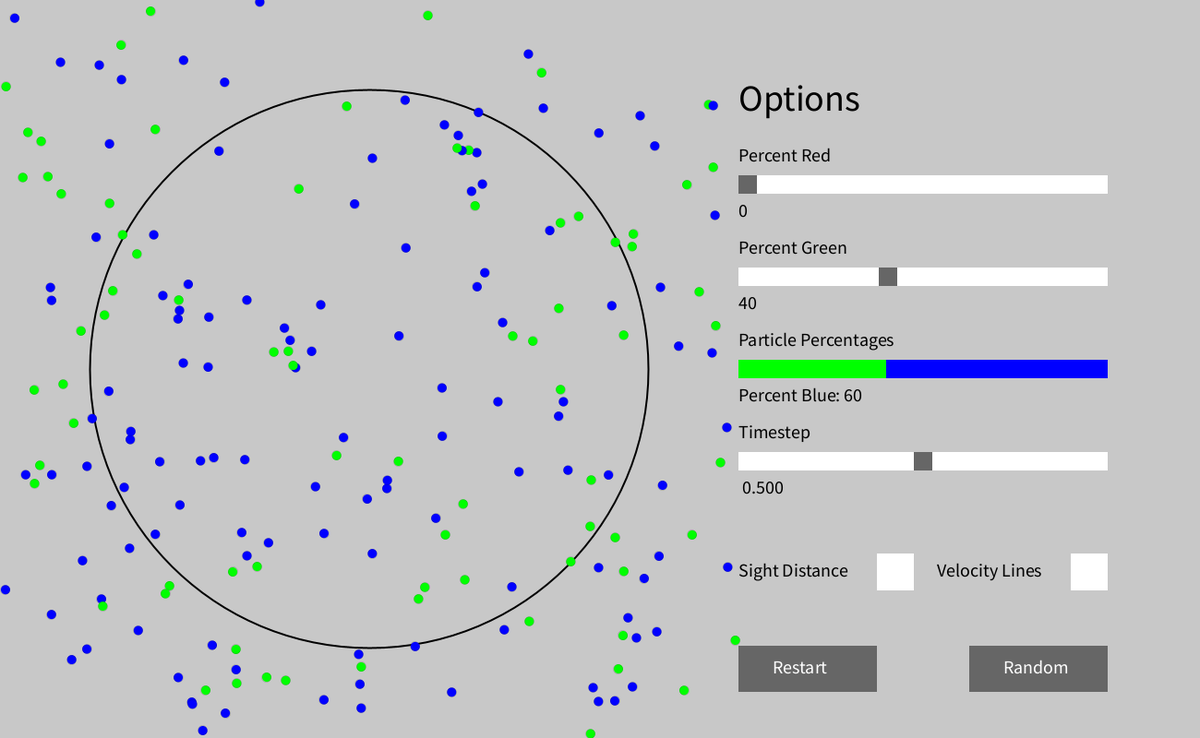
Frame 1 (no input)
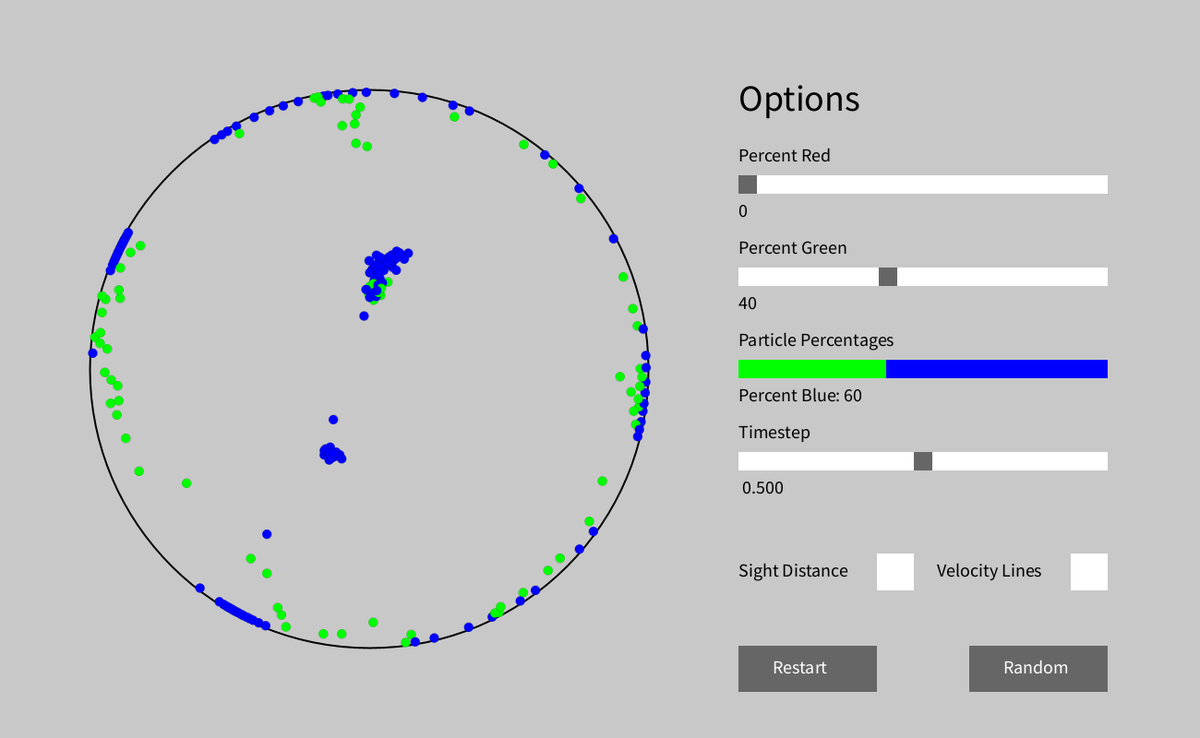
Frame 60 (the mouse pressed at the canvas centre just before this capture)
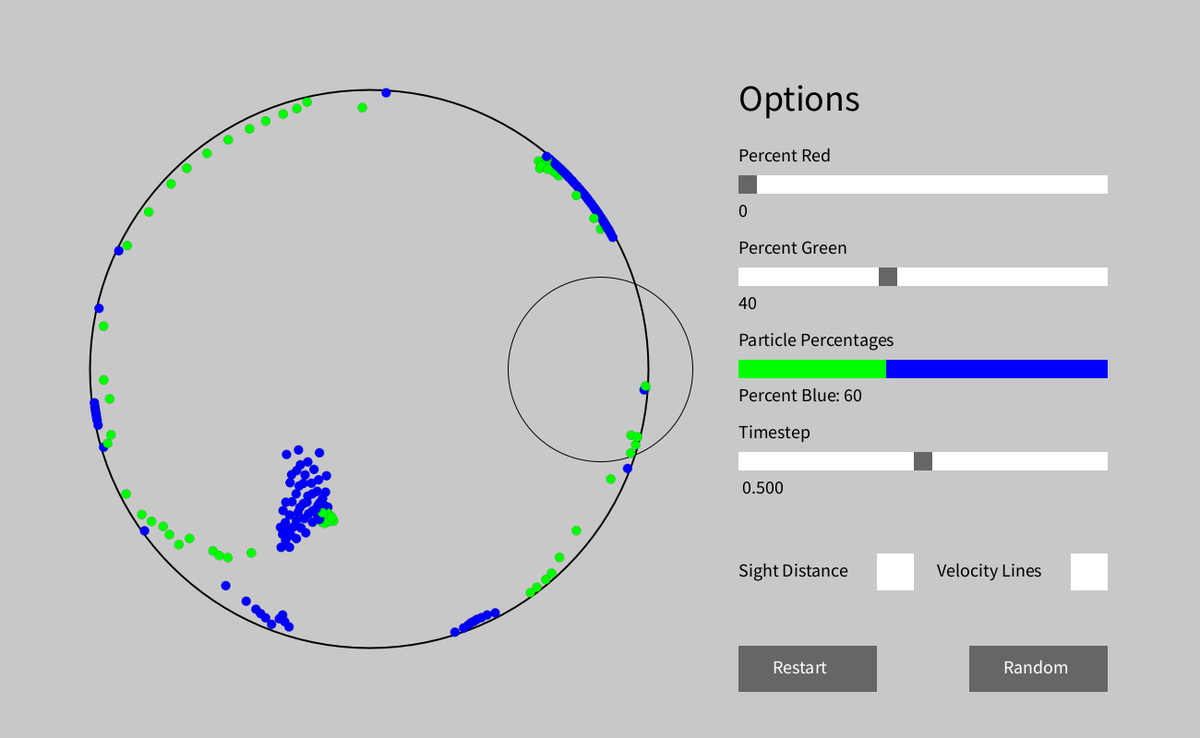
Frame 120 (the mouse held since frame 60 and released just before this capture)

The Processing sketch that drew these frames (run headless with seeded random() and noise(); from frame 60 on, the mouse is pressed at the canvas centre):

// Processing sketch: particle_life
// ── particle_life.pde
class Particle {
  //Three types, red - 0, green - 1, blue - 2
  public int pType;
  public PVector position;
  public int m;
  public PVector v;
  
  //For testing only
  public PVector a;
  
  public Particle(int particleType, PVector pos, int mass, PVector velocity) {
    pType = particleType;
    position = pos;
    m = mass;
    v = velocity;
  }
}

//Input
boolean mouseHeld = false;
//float mouseWheel = 0;
float timeStep = 0.75;
boolean circles = false;
boolean velocityLines = false;
boolean forceLines = false;
boolean sideWrap = false;

boolean restart = false;
boolean random = false;

//Particle stuff
int numParticles = 200;
Particle[] particleList = new Particle[numParticles];

//Negative is attract, positive is repel
//                 r   g  b
float[] rForces = {-1, -1, 2};
float[] gForces = {-1, 2, -5};
float[] bForces = {15, 15, -5};
float[][] forces = {rForces, gForces, bForces};

int oldTime;
float frictionCoefficient = 0.15;
int particleRadius = 5;
int sightDist = 200;

int padding = 50;

int centerX = 50;
int centerY = 50;
int circleRadius = 300;

//Cool combo: 0r 40g 60b
// 40r 40g 20b

//Percent of particles
int percentRed = 0;
int percentGreen = 40;
int percentBlue = 100 - percentRed - percentGreen;

final int INTERFACE_X = 750;
final int MOUSE_CIRCLE_RADIUS = 200;

HScrollbar hs1 = new HScrollbar(800, 200, 400, 20, 3);
HScrollbar hs2 = new HScrollbar(800, 300, 400, 20, 3);
HScrollbar hs3 = new HScrollbar(800, 500, 400, 20, 3);
Button b1 = new Button(800, 700, 150, 50);
Button b2 = new Button(1050, 700, 150, 50);
Checkbox c1 = new Checkbox(950, 600, 40, 40);
Checkbox c2 = new Checkbox(1160, 600, 40, 40);

void setup() {
  size(1300, 800);
  centerX = 400;
  centerY = height / 2;
  strokeWeight(0);
  textSize(20);
  oldTime = millis();
  RandomizeParticles();
  hs1.setNormalPos((float) percentRed / 100f);
  hs2.setNormalPos((float) percentGreen / 100f);
}

//hs: HScrollbar, s: text above, per: percentage text below
void TextHScrollbar(HScrollbar hs, String s, float per, boolean isPerInt) {
  textSize(20);
  text(s, hs.xpos, hs.ypos - 15);
  hs.update();
  hs.display();
  fill(0, 0, 0);
  if (isPerInt) {
    text((int)per, hs.xpos, hs.ypos + 45);
  }
  else {
    text(per, hs.xpos, hs.ypos + 45);
  }
}

void DrawPartDist(int xPos, int yPos, int barWidth, int barHeight, String title, 
                  String subtitle, int perRed, int perGreen, int perBlue) {
  text(title, xPos, yPos - 25);
  int tempRedLength = barWidth * perRed / 100;
  int tempGreenLength = barWidth * perGreen / 100;
  fill(255, 0, 0);
  rect(xPos, yPos - 10, tempRedLength, barHeight);
  fill(0, 255, 0);
  rect(xPos + tempRedLength, yPos - 10, tempGreenLength, barHeight);
  fill(0, 0, 255);
  rect(xPos + tempRedLength + tempGreenLength, yPos - 10, barWidth * perBlue / 100, barHeight);
  fill(0, 0, 0);
  text(subtitle, xPos, yPos + 35);
}

void TextButton(Button b, String s) {
  b.update();
  b.display();
  fill(255, 255, 255);
  text(s, b.rectX + 37, b.rectY + 30);
}

void TextCheckbox(Checkbox c, String s, int xOffset) {
  fill(0, 0, 0);
  text(s, c.rectX - xOffset, c.rectY + 25);
  c.update();
  c.display();
}

void draw() {
  background(200, 200, 200);
  fill(0, 0, 0);
  //text("Timestep: " + nf(timeStep, 1, 2) + ";  %red: " + percentRed + ";  %green: " +percentGreen + ";  %blue: " + percentBlue, 5, 30);
  textSize(40);
  text("Options", 800, 120);
  
  percentRed = (int) (hs1.normalPos * 100 + 0.5);
  TextHScrollbar(hs1, "Percent Red", percentRed, true);
  
  if (hs2.normalPos > 1f - hs1.normalPos) {
    hs2.setPos(hs2.sposMin + (1f - hs1.normalPos) * (hs2.sposMax - hs2.sposMin));
  }
  percentGreen = (int) (hs2.normalPos * 100 + 0.5);
  TextHScrollbar(hs2, "Percent Green", percentGreen, true);
  
  percentBlue = 100 - percentRed - percentGreen;
  DrawPartDist(800, 400, 400, 20, "Particle Percentages", 
              "Percent Blue: " + percentBlue, percentRed, percentGreen, percentBlue);
  
  timeStep = hs3.normalPos;
  TextHScrollbar(hs3, "Timestep", timeStep, false);
  
  TextButton(b1, "Restart");
  TextButton(b2, "Random");
  
  TextCheckbox(c1, "Sight Distance", 150);
  TextCheckbox(c2, "Velocity Lines", 145);
  
  stroke(0, 0, 0);
  fill(0, 0, 0);
  
  if (random) {
    random = false;
    restart = true;
    percentRed = (int) random(0, 100);
    percentGreen = (int) random(0, 100 - percentRed);
    percentBlue = 100 - percentRed - percentGreen;
    hs1.setNormalPos((float) percentRed / 100f);
    hs2.setNormalPos((float) percentGreen / 100f);
  }
  
  if (restart) {
    restart = false;
    RandomizeParticles();
  }
  
  //Draw circle when clicking with mouse
  if (mouseHeld) {
    for (int i = 0; i < numParticles; i++) {
      Particle p = particleList[i];
      PVector pos = p.position;
      float dX = mouseX - pos.x;
      float dY = mouseY - pos.y;
      float dist = pow(pow(dX, 2) + pow(dY, 2), 0.5f);
      float distFunction = pow(2, 4f - abs(dist/10f));
      if (dist < MOUSE_CIRCLE_RADIUS) {
        dX /= dist;
        dY /= dist;
        p.v = new PVector(p.v.x + -GetSign(dX) * distFunction, p.v.y + -GetSign(dY) * distFunction);
      }
    }
    noFill();
    strokeWeight(1);
    if (mouseX < INTERFACE_X) {
      circle(mouseX, mouseY, MOUSE_CIRCLE_RADIUS);
    }
  }
  
  //Draw bounding circle
  noFill();
  strokeWeight(2);
  circle(centerX, centerY, circleRadius * 2 + particleRadius);
  
  //Apply forces from particles
  for (int i = 0; i < numParticles; i++) {
    Particle p = particleList[i];
    PVector pPos = p.position;
    //float lowestDist = 10000;
    boolean inAnotherParticleDetected = false;
    float vX = 0;
    float vY = 0;
    int j = 0;
    while (j < numParticles) {
      if (j != i) {
        Particle otherP = particleList[j];
        PVector otherPPos = otherP.position;
        float dX = pPos.x - otherPPos.x;
        float dY = pPos.y - otherPPos.y;
        float dist = pow(pow(dX, 2) + pow(dY, 2), 0.5f);
        if (dist <= sightDist) {
          dX /= dist;
          dY /= dist;
          float forceMultiplier = forces[p.pType][otherP.pType];
          float distFunction = 1 - abs((dist - sightDist/2 + particleRadius)/(2 * particleRadius - sightDist/2 + particleRadius));
          if (inAnotherParticleDetected) {
            distFunction *= 0.8f;
          }
          if (dist < particleRadius * 2) {
            if (!inAnotherParticleDetected) {
              vX = 0;
              vY = 0;
              j = 0;
              inAnotherParticleDetected = true;
            }
            distFunction = pow(2, 4f - abs(dist/1.6f));
            dX = GetSign(dX);
            dY = GetSign(dY);
            forceMultiplier = 1;
          }
          
          //Force away from edges of screen
          /*
          float edgeWeightedMultX = ( width / 2f - min(width - pPos.x, pPos.x) ) / (width / 2f);
          float edgeWeightedMultY = ( height / 2f - min(height - pPos.y, pPos.y) ) / (height / 2f);
          float addIfBluePointX = 0f;
          float addIfBluePointY = 0f;
          float signX = ((width - pPos.x) - pPos.x) / abs((width - pPos.x) - pPos.x);
          float signY = ((height - pPos.y) - pPos.y) / abs((height - pPos.y) - pPos.y);
          if (p.pType == 2) {
            addIfBluePointX = random(10f) * signX;
            addIfBluePointY = random(10f) * signY;
          }
          vX += ( (dX * distFunction * forceMultiplier) * (1f - edgeWeightedMultX) + 
                pow(1.01f, abs((width - pPos.x) - pPos.x + addIfBluePointX)) * signX * 0.0001f * edgeWeightedMultX )
                / (float)p.m;
          vY += ( (dY * distFunction * forceMultiplier) * (1f - edgeWeightedMultY) +
                pow(1.01f, abs((height - pPos.y) - pPos.y + addIfBluePointY)) * signY * 0.0001f * edgeWeightedMultY )
                / (float)p.m;
          */
          vX += (dX * distFunction * forceMultiplier)
                / (float)p.m;
          vY += (dY * distFunction * forceMultiplier)
                / (float)p.m;
        }
      }
      j++;
    }
    p.v = new PVector((p.v.x + vX) * frictionCoefficient, (p.v.y + vY) * frictionCoefficient);
    if (forceLines) {
      p.a = new PVector(vX * (float)p.m, vY * (float)p.m);
    }
  }
  
  //Change positions
  //Draw particles
  float changeTime = timeStep * (millis() - oldTime);
  for (int i = 0; i < numParticles; i++) {
    Particle p = particleList[i];
    float pX = p.position.x;
    float pY = p.position.y;
    
    float changePosX = p.v.x * changeTime;
    float changePosY = p.v.y * changeTime;
    
    float newX = pX + changePosX;
    float newY = pY + changePosY;
    
    if (sideWrap) {
      if (newX < 0) {
        newX = width - (newX % width);
      }
      if (pX > width) {
        newX = (newX % width);
      }
      if (pY < 0) {
        newY = height - (newY % height);
      }
      if (pY > height) {
        newY = (newY % height);
      }
    }
    else {
      float distX = newX - centerX;
      float distY = newY - centerY;
      if (sqrt(pow(distX, 2) + pow(distY, 2)) > circleRadius) {
        float radDiff = sqrt(pow(distX, 2) + pow(distY, 2)) - circleRadius;
        float angle = atan2(newY - centerY, newX - centerX);
        newX -= radDiff * cos(angle);
        newY -= radDiff * sin(angle);
      }
    }
    
    p.position = new PVector(newX, newY);
    
    if (p.pType == 0) {
      fill(255, 0, 0);
    }
    else if (p.pType == 1) {
      fill(0, 255, 0);
    }
    else if (p.pType == 2) {
      fill(0, 0, 255);
    }
    else {
      fill(0, 0, 0);
    }
    strokeWeight(0);
    circle(pX, pY, particleRadius * 2);
    if (circles) {
      noFill();
      circle(pX, pY, sightDist);
    }
    if (velocityLines) {
      strokeWeight(2);
      stroke(255, 0, 0);
      line(pX, pY, pX + p.v.x * 100, pY + p.v.y * 100);
      stroke(0, 0, 0);
    }
    if (forceLines) {
      strokeWeight(2);
      stroke(0, 0, 255);
      line(pX, pY, pX + p.a.x * 10, pY + p.a.y * 10);
      stroke(0, 0, 0);
    }
  }
  
  oldTime = millis();
}

void RandomizeParticles() {
  for (int i = 0; i < numParticles; i++) {
    float r = (int)random(100);
    int rand;
    if (r < percentRed) {
      rand = 0;
    }
    else if (r < percentRed + percentGreen) {
      rand = 1;
    }
    else {
      rand = 2;
    }
    particleList[i] = new Particle(rand, new PVector(random(0, 800), random(0, 800)), 10, new PVector(0, 0));
  }
}

void mousePressed() {
  mouseHeld = true;
}

void mouseReleased() {
  mouseHeld = false;
  
  b1.tryClick();
  if (b1.pressed) {
    restart = true;
  }
  
  b2.tryClick();
  if (b2.pressed) {
    random = true;
  }
  
  c1.tryClick();
  c2.tryClick();
  
  circles = c1.pressed;
  velocityLines = c2.pressed;
}

float GetSign(float input) {
  if (input < 0) {
    return -1;
  }
  else if (input > 0) {
    return 1;
  }
  else {
    return 0;
  }
}

// ── Button.pde
class Button {
  float rectX, rectY;          // Position of square button
  float rectXSize, rectYSize;  // Diameter of rect
  boolean rectOver = false;
  boolean pressed = false;
  
  Button (float xb, float yb, float xSize, float ySize) {
    rectX = xb;
    rectY = yb;
    rectXSize = xSize;
    rectYSize = ySize;
  }
  
  void update() {
    if (overEvent(rectX, rectY, rectXSize, rectYSize)) {
      rectOver = true;
    }
    else {
      rectOver = false;
    }
    /*
    if (mousePressed && rectOver) {
      //pressed = true;
    }*/
    if (!mousePressed) {
      pressed = false;
    }
  }
  
  void tryClick() {
    if (rectOver) {
      pressed = true;
    }
  }
  
  void display() {
    noStroke();
    if (rectOver) {
      fill(0, 0, 0);
    } 
    else {
      fill(102, 102, 102);
    }
    rect(rectX, rectY, rectXSize, rectYSize);
  }
  
  boolean overEvent(float x, float y, float width, float height)  {
    if (mouseX >= x && mouseX <= x+width && 
        mouseY >= y && mouseY <= y+height) {
      return true;
    } else {
      return false;
    }
  }
}

// ── Checkbox.pde
class Checkbox {
  float rectX, rectY;          // Position of square button
  float rectXSize, rectYSize;  // Diameter of rect
  boolean rectOver = false;
  boolean pressed = false;
  
  Checkbox (float xb, float yb, float xSize, float ySize) {
    rectX = xb;
    rectY = yb;
    rectXSize = xSize;
    rectYSize = ySize;
  }
  
  void update() {
    if (overEvent(rectX, rectY, rectXSize, rectYSize)) {
      rectOver = true;
    }
    else {
      rectOver = false;
    }
  }
  
  void tryClick() {
    if (rectOver) {
      pressed = !pressed;
    }
  }
  
  void display() {
    noStroke();
    if (rectOver) {
      fill(102, 102, 102);
    }
    /*
    else if (pressed) {
      //fill(0, 0, 0);
    } */
    else {
      fill(255, 255, 255);
    }
    rect(rectX, rectY, rectXSize, rectYSize);
    if (pressed) {
      strokeWeight(7);
      stroke(0);
      line(rectX, rectY, rectX + rectXSize, rectY + rectYSize);
      line(rectX + rectXSize, rectY, rectX, rectY + rectYSize);
    }
  }
  
  boolean overEvent(float x, float y, float width, float height)  {
    if (mouseX >= x && mouseX <= x+width && 
        mouseY >= y && mouseY <= y+height) {
      return true;
    } else {
      return false;
    }
  }
}

// ── HScrollbar.pde
class HScrollbar {
  int swidth, sheight;    // width and height of bar
  float xpos, ypos;       // x and y position of bar
  float spos, newspos;    // x position of slider
  float sposMin, sposMax; // max and min values of slider
  float normalPos;        // normalized position
  int loose;              // how loose/heavy
  boolean over;           // is the mouse over the slider?
  boolean locked;
  float ratio;

  HScrollbar (float xp, float yp, int sw, int sh, int l) {
    swidth = sw;
    sheight = sh;
    int widthtoheight = sw - sh;
    ratio = (float)sw / (float)widthtoheight;
    xpos = xp;
    ypos = yp-sheight/2;
    spos = xpos + swidth/2 - sheight/2;
    newspos = spos;
    sposMin = xpos;
    sposMax = xpos + swidth - sheight;
    loose = l;
    normalPos = (spos - sposMin) / (sposMax - sposMin);
  }

  void update() {
    if (overEvent()) {
      over = true;
    } else {
      over = false;
    }
    if (mousePressed && over) {
      locked = true;
    }
    if (!mousePressed) {
      locked = false;
    }
    if (locked) {
      newspos = constrain(mouseX-sheight/2, sposMin, sposMax);
    }
    if (abs(newspos - spos) > 1) {
      spos = spos + (newspos-spos)/loose;
      normalPos = (spos - sposMin) / (sposMax - sposMin);
    }
  }

  float constrain(float val, float minv, float maxv) {
    return min(max(val, minv), maxv);
  }

  boolean overEvent() {
    if (mouseX > xpos && mouseX < xpos+swidth &&
       mouseY > ypos && mouseY < ypos+sheight) {
      return true;
    } else {
      return false;
    }
  }

  void display() {
    noStroke();
    fill(255);
    rect(xpos, ypos, swidth, sheight);
    if (over || locked) {
      fill(0, 0, 0);
    } else {
      fill(102, 102, 102);
    }
    rect(spos, ypos, sheight, sheight);
  }

  float getPos() {
    // Convert spos to be values between
    // 0 and the total width of the scrollbar
    return spos * ratio;
  }
  
  void setPos(float value) {
    spos = value;
    newspos = value;
    normalPos = (value - sposMin) / (sposMax - sposMin);
  }
  
  void setNormalPos(float value) {
    normalPos = value;
    spos = value * (sposMax - sposMin) + sposMin;
    newspos = spos;
  }
}
